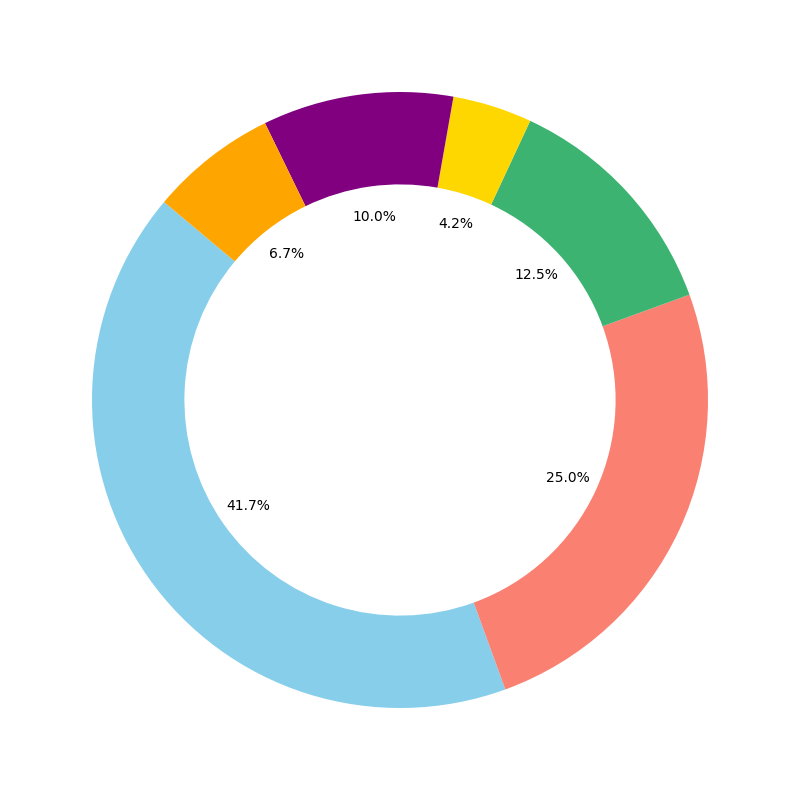

The Python source for this figure:
import matplotlib.pyplot as plt
import numpy as np

# Updated stages and project counts
stages = ["Idea", "Proto", "Alpha", "Beta", "Intro", "Success", "Expansion", "Evaluation"]
projects = np.array([500, 300, 200, 100, 50, 30, 20, 10])

fig, ax = plt.subplots(figsize=(10, 8))

# Text labels for each stage
for i in range(len(stages)):
    ax.text(0.5, i + 0.5, f"{stages[i]}\n{projects[i]}", 
            ha='center', va='center', fontsize=12, color='black')

ax.set_xlim(0, 1)
ax.set_ylim(0, len(stages))
ax.axis('off')
plt.tight_layout()

# Updated categories and counts
categories = ['Soft', 'Hard', 'Serv', 'Hybrid', 'IT', 'Biotech']
category_counts = [250, 150, 75, 25, 60, 40]

fig2, ax2 = plt.subplots(figsize=(8, 8))

# Donut chart
ax2.pie(category_counts, colors=['skyblue', 'salmon', 'mediumseagreen', 'gold', 'purple', 'orange'], 
        autopct='%1.1f%%', startangle=140, wedgeprops={'width': 0.3})

plt.tight_layout()
plt.show()
